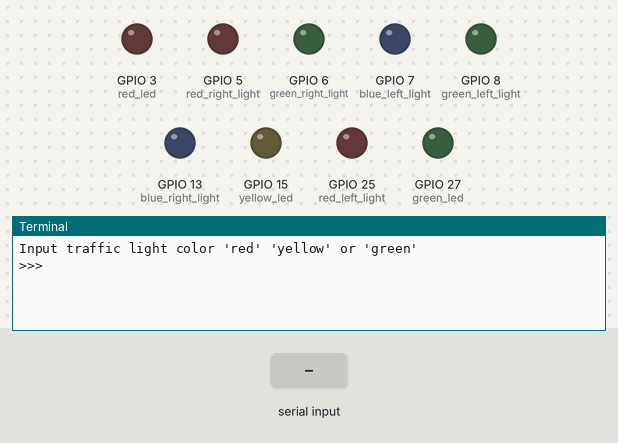
The program below on a simulated Raspberry Pi (BCM pin numbers). On the bench: output pins drawn as LEDs (lit = HIGH), the last lines printed to the terminal. The test bench sets the inputs (shaded band).

Above: at 1.2 s.
1.3 s: "5" typed at the terminal, then Enter
At 1.8 s:
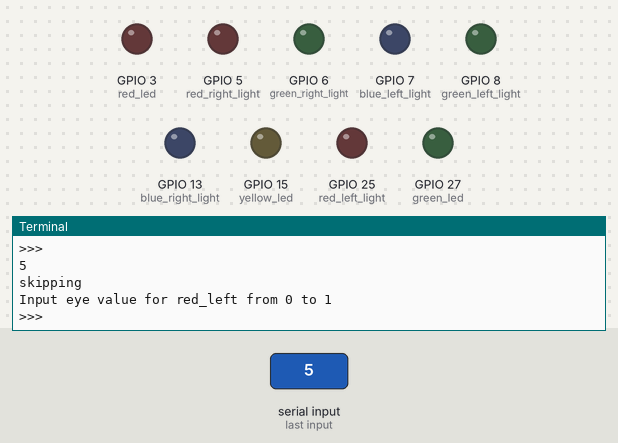
2.8 s: "90" typed at the terminal, then Enter
At 4.0 s:
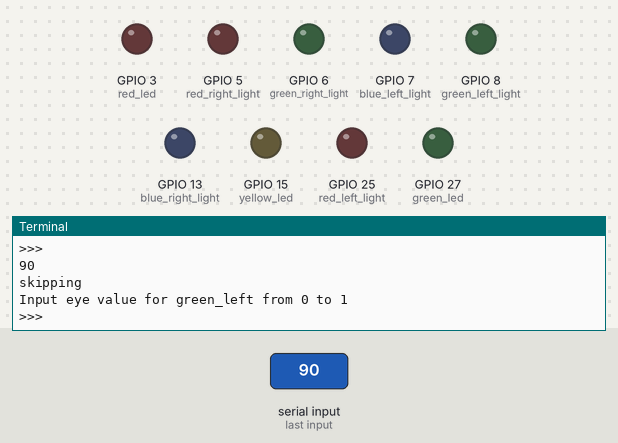
4.3 s: "200" typed at the terminal, then Enter
At 5.3 s:
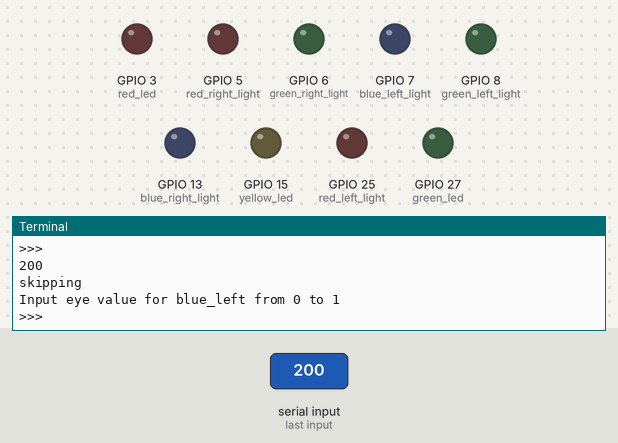

The program:

makey_bot_iroman.py
```python
from gpiozero import LED
from gpiozero import PWMLED
import random
import time

red_led = LED(3)
yellow_led = LED(15)
green_led = LED(27)
red_left_light = PWMLED(25)
green_left_light = PWMLED(8)
blue_left_light = PWMLED(7)
red_right_light = PWMLED(5)
green_right_light = PWMLED(6)
blue_right_light = PWMLED(13)

def get_colors():
    stop_colors_dict = {'red' : 'off', 'yellow' : 'off', 'green' : 'off'}
    eye_colors_L_dict = {'red_left' : 0, 'green_left' : 0, 'blue_left' : 0}
    eye_colors_R_dict = {'red_right' : 0, 'green_right' : 0, 'blue_right' : 0}
    colors_list = [stop_colors_dict, eye_colors_L_dict, eye_colors_R_dict]
    return colors_list

def stop_light(_stop_colors_dict):
    for key in _stop_colors_dict:
        led_str = key + '_led.' + _stop_colors_dict[key] + '()'
        exec(led_str)

def eyes_RGB(eyes):
    for i in eyes:
        for key in i:
            eye_str = key + '_light.value = ' + str(i[key])
            exec(eye_str)

def stop_dict_change(_stop_colors_dict, _user_color):
    if(_user_color in _stop_colors_dict):
        for key in _stop_colors_dict:
            _stop_colors_dict[key] = 'off'
        _stop_colors_dict[_user_color] = 'on'
    else:
        print("skipping")
    return _stop_colors_dict

#def eyes_dict_change():


def main():
    colors_list = get_colors()
    while True:
        print("Input traffic light color 'red' 'yellow' or 'green'")
        user_color = input(">>> ")
        stop_colors_dict_ = stop_dict_change(colors_list[0], user_color)
        for i in colors_list[1:]:
            for e in i:
                print("Input eye value for", e, "from 0 to 1")
                user_eye = input(">>> ")
                try:
                    user_eye = float(user_eye)
                    if(user_eye < 0 or user_eye > 1):
                        raise Exception
                except:
                    print("skipping")
                else:
                    i[e] = user_eye
        print(colors_list)
        stop_light(stop_colors_dict_)
        eyes_RGB(colors_list[1:])


main()

# =============================================================================
# https://github.com/siewilliam01/RasPi5/blob/main/makey_bot_iroman.py
# William Sie
# Name: makey_bot_iroman.py
# Description: Turns on one light only based on user console input
# Dependencies: python 3
# License: GNU General Public License v2.0
# Inputs: console
# Outputs: 3x LEDs
# Created: 03/12/25
# Updated: 03/19/25
```

Measured:
- after the input at 1.3 s, the terminal: prints a new line at once (image 1)
- after the input at 2.8 s, the terminal: prints a new line at once (image 2)
- after the input at 4.3 s, the terminal: prints a new line at once (image 3)
